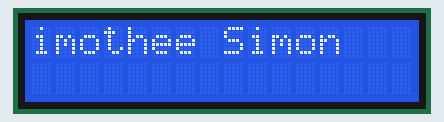
Bench run of a sketch on a simulated Arduino Uno, built with avr-gcc and run on an emulated ATmega328P. Parts: 16×2 character LCD.

Above: at 0.13 s.
At 1.04 s:
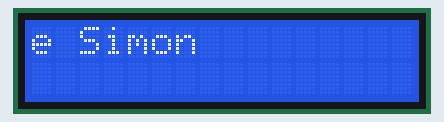
At 1.49 s:
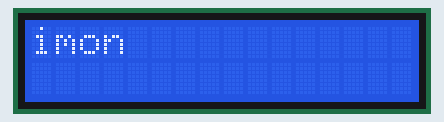
At 2.1 s:
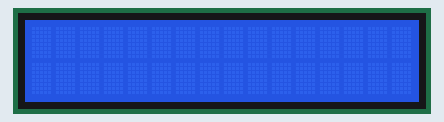
At 4.34 s:
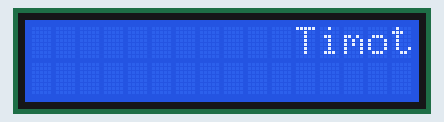
At 6.59 s:
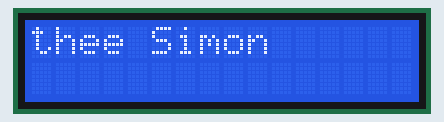

The sketch:

TP2.2.ino
```cpp
// Inclu la librairie LiquidCrystal pour controller l'écran
#include <LiquidCrystal.h>

// Initialise les ins correspondants à l'écran
LiquidCrystal lcd(12, 11, 5, 4, 3, 2);

void setup() {
	// Initialise un écran de deux lignes de 16 charactères
  lcd.begin(16, 2);
  // Afficher mon nom
  lcd.print("Timothee Simon");
}

void loop() {
	// Décale le contenu de l'écran d'un charatère à gauche
    lcd.scrollDisplayLeft();
	// Attend 150 ms
    delay(150);
}
```

Measured:
- by itself, everything shown: repeats every 6.0 s, in 30 steps
- what the display in image 3 shows lasts 1.7 s, from 2.0 s to 3.7 s
